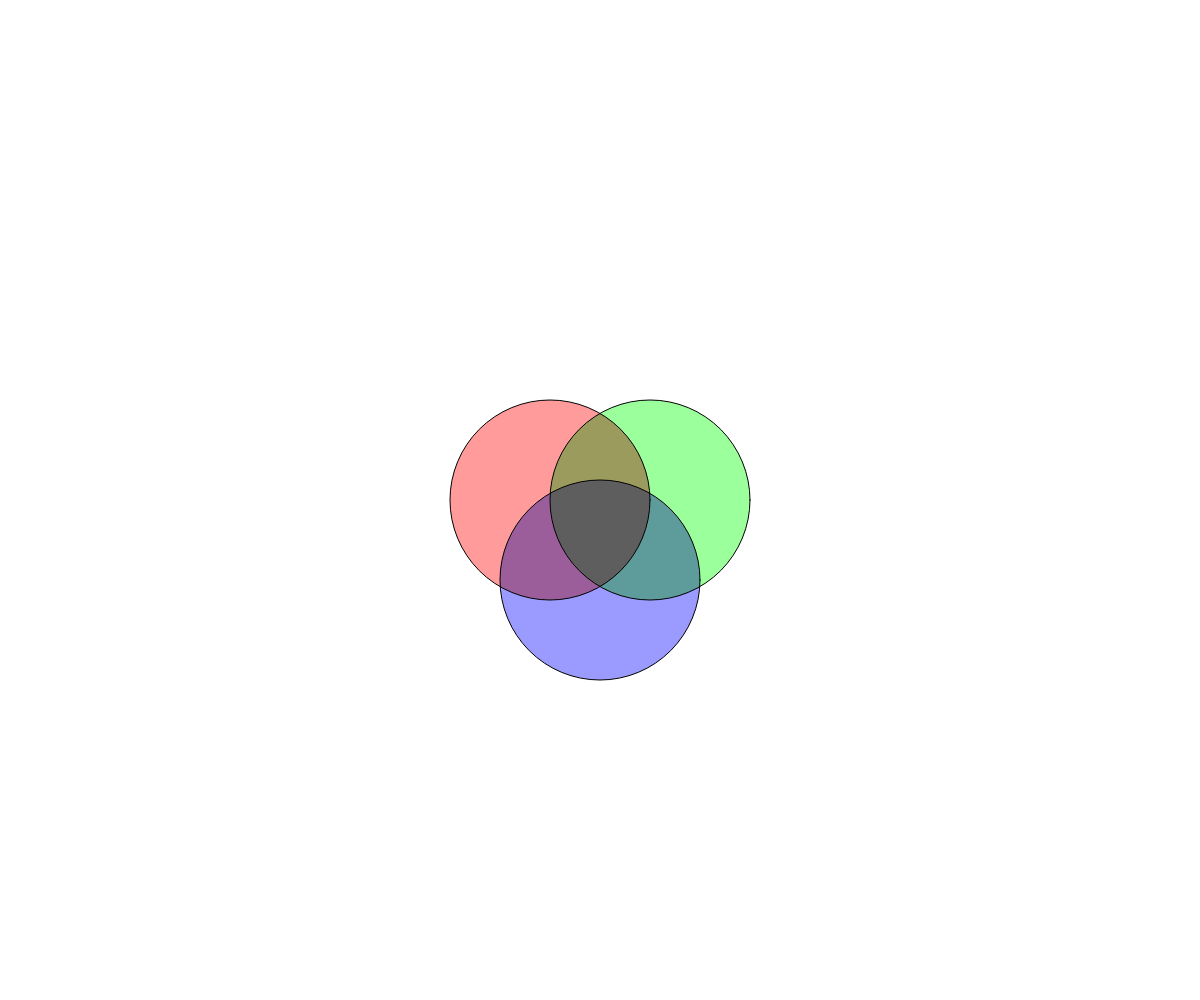
Frame 1 (no input)
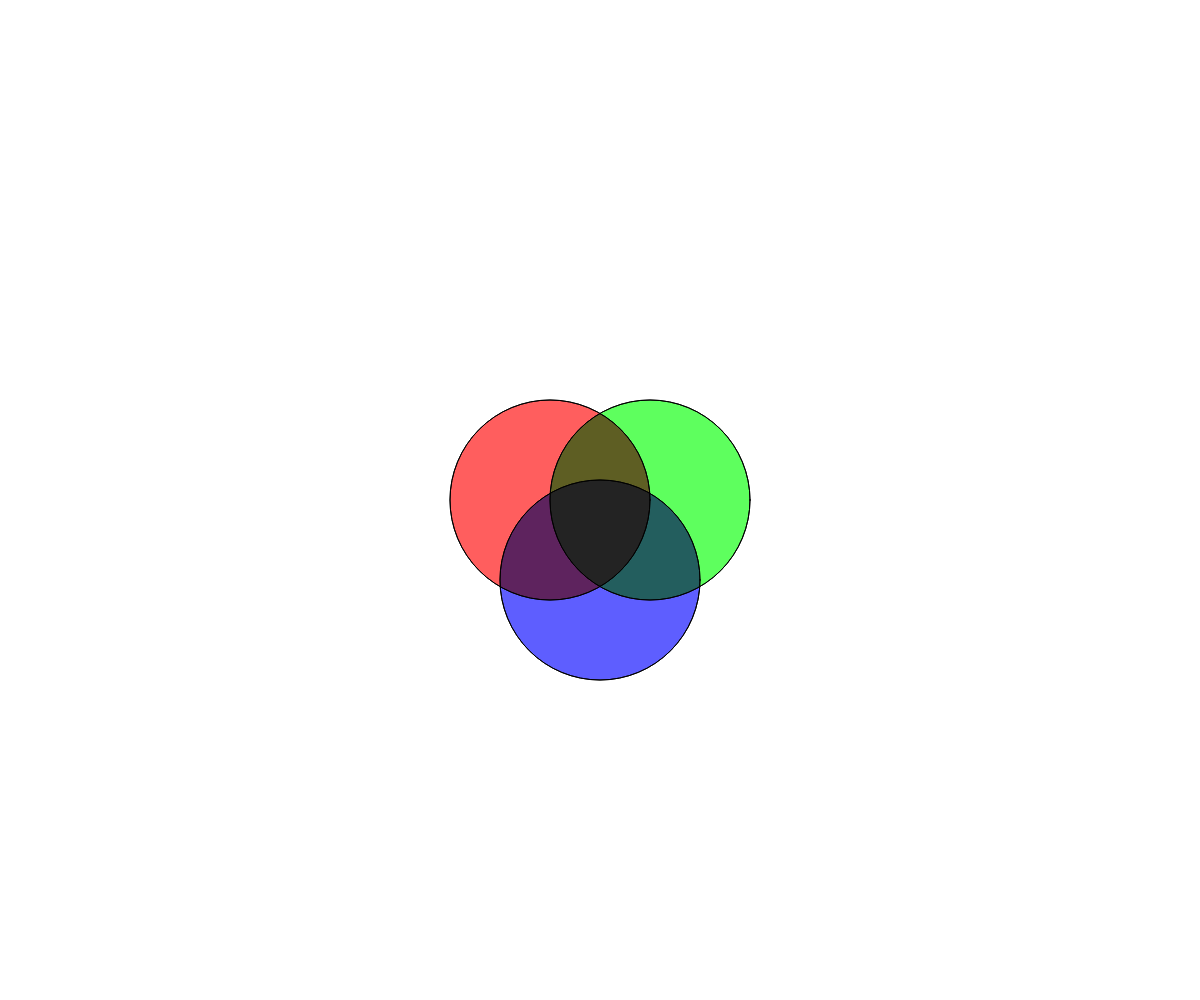
Frame 2 (the mouse pressed at the canvas centre, redrawn once)

The p5.js sketch that drew these frames (run headless with seeded random() and noise() and a simulated clock; the mouse was pressed at the canvas centre and the sketch redrawn once):

// p5.js sketch
// ── sketch.js
function setup() { createCanvas(windowWidth, windowHeight); noLoop(); blendMode(MULTIPLY); }
function draw() {
  background(255);
  fill(255, 0, 0, 100); circle(width/2-50, height/2, 200);
  fill(0, 255, 0, 100); circle(width/2+50, height/2, 200);
  fill(0, 0, 255, 100); circle(width/2, height/2+80, 200);
}
function windowResized() { resizeCanvas(windowWidth, windowHeight); }
